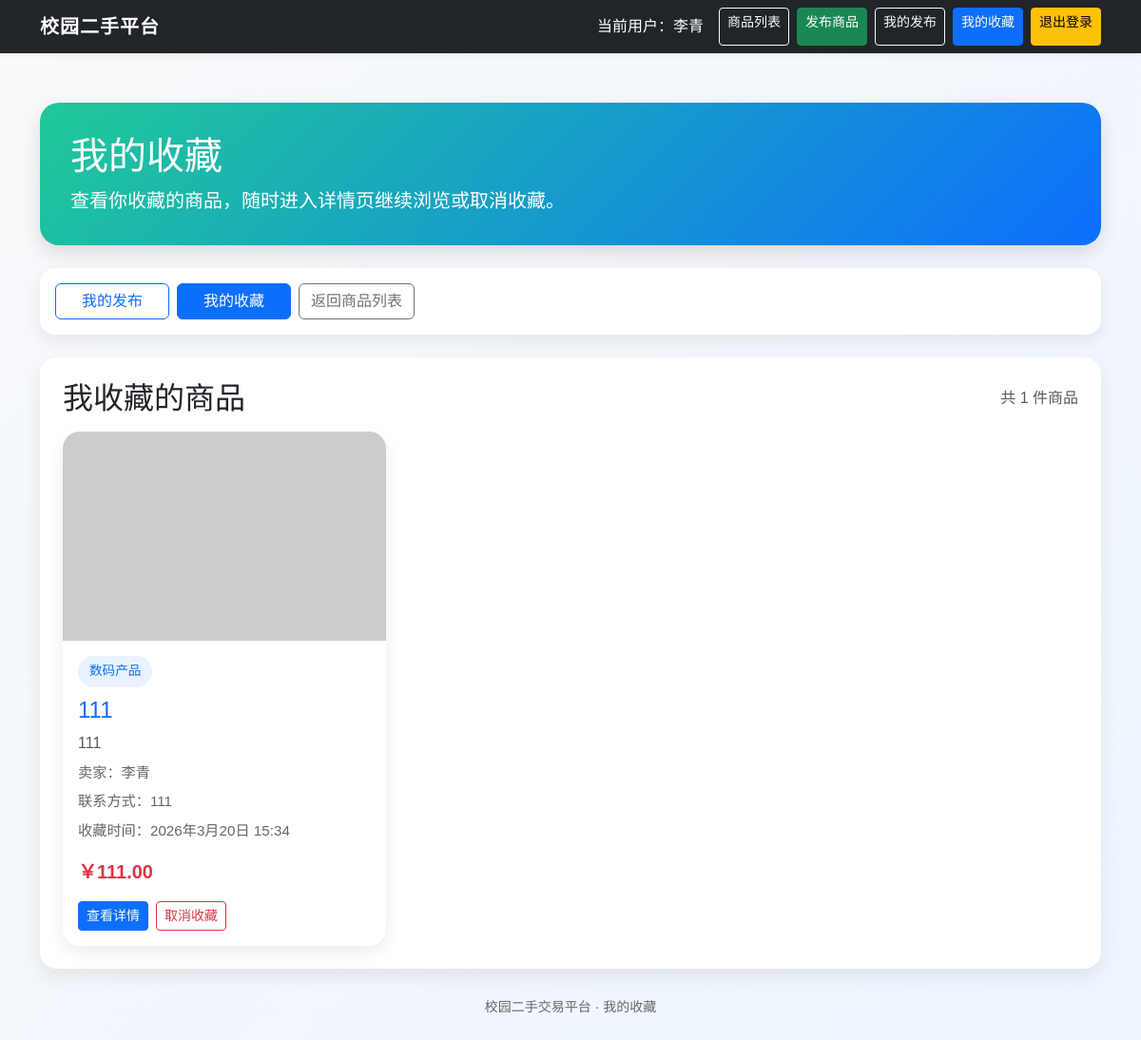
Page /favorites/my/ (signed in) on the committed database.
### favorites/models.py (models this page shows, shortened)
class Favorite(models.Model):
    user = models.ForeignKey(MarketUser, on_delete=models.CASCADE, related_name='favorites', verbose_name='用户')
    goods = models.ForeignKey(Goods, on_delete=models.CASCADE, related_name='favorited_by', verbose_name='商品')
    created_at = models.DateTimeField(auto_now_add=True, verbose_name='收藏时间')
    class Meta:
        unique_together = ('user', 'goods')
        verbose_name = '收藏'
        verbose_name_plural = '收藏'

### goods/models.py (models this page shows, shortened)
class Goods(models.Model):
    title = models.CharField(max_length=100, verbose_name='商品标题')
    description = models.TextField(verbose_name='商品描述')
    price = models.DecimalField(max_digits=10, decimal_places=2, verbose_name='价格')
    contact = models.CharField(max_length=50, verbose_name='联系方式')
    user = models.ForeignKey(MarketUser, on_delete=models.CASCADE, verbose_name='发布人', null=True, blank=True)
    category = models.ForeignKey(Category, on_delete=models.CASCADE, verbose_name='商品分类', null=True, blank=True)
    image = models.ImageField(upload_to='products/', blank=True, null=True, verbose_name='商品图片')
    created_at = models.DateTimeField(auto_now_add=True, verbose_name='发布时间')

class Category(models.Model):
    name = models.CharField(max_length=50, unique=True, verbose_name='分类名称')
    created_at = models.DateTimeField(auto_now_add=True, verbose_name='创建时间')

### users/models.py (models this page shows, shortened)
class MarketUser(models.Model):
    username = models.CharField(max_length=50, unique=True, verbose_name='用户名')
    email = models.EmailField(unique=True, verbose_name='邮箱')
    password = models.CharField(max_length=255, verbose_name='密码')
    created_at = models.DateTimeField(auto_now_add=True, verbose_name='创建时间')

### favorites/views.py (the view)
# urls.py: path('my/', views.my_favorites, name='my_favorites'),
def my_favorites(request):
    user_id = request.session.get('user_id')
    if not user_id:
        return redirect('/users/login/')
    favorite_list = Favorite.objects.filter(user_id=user_id).select_related('goods').order_by('-id')
    username = request.session.get('username', '')
    return render(request, 'my_favorites.html', {
        'favorite_list': favorite_list,
        'username': username
    })

### templates/my_favorites.html (shortened to what this page needs)
<!DOCTYPE html>
<html lang="zh-CN">
<head>
    <link href="https://cdn.jsdelivr.net/npm/bootstrap@5.3.3/dist/css/bootstrap.min.css" rel="stylesheet">
</head>
<body>
<nav class="navbar navbar-expand-lg navbar-dark bg-dark shadow-sm">
    <div class="container">
        <a class="navbar-brand" href="/goods/list/">校园二手平台</a>
        <div class="d-flex flex-wrap gap-2">
            <span class="navbar-text text-white me-2">当前用户：{{ username }}</span>
            <a href="/goods/list/" class="btn btn-outline-light btn-sm">商品列表</a>
            <a href="/goods/create/" class="btn btn-success btn-sm">发布商品</a>
            <a href="/goods/my/" class="btn btn-outline-light btn-sm">我的发布</a>
            <a href="/favorites/my/" class="btn btn-primary btn-sm">我的收藏</a>
            <a href="/users/logout/" class="btn btn-warning btn-sm">退出登录</a>
        </div>
    </div>
</nav>
<div class="container py-4">
    <div class="page-header">
        <h1 class="mb-2">我的收藏</h1>
        <p class="mb-0 fs-5">查看你收藏的商品，随时进入详情页继续浏览或取消收藏。</p>
    </div>
    <div class="tabs-box d-flex flex-wrap gap-2">
        <a href="/goods/my/" class="btn btn-outline-primary">我的发布</a>
        <a href="/favorites/my/" class="btn btn-primary">我的收藏</a>
        <a href="/goods/list/" class="btn btn-outline-secondary">返回商品列表</a>
    </div>
    <div class="section-card">
        <div class="d-flex justify-content-between align-items-center mb-3">
            <h2 class="mb-0">我收藏的商品</h2>
            <span class="text-muted">共 {{ favorite_list|length }} 件商品</span>
        </div>
        {% if favorite_list %}
            <div class="row g-4">
                {% for item in favorite_list %}
                    <div class="col-md-6 col-lg-4">
                        <div class="goods-card">
                            {% if item.goods.image %}
                                <img src="{{ item.goods.image.url }}" alt="{{ item.goods.title }}" class="goods-image">
                            {% else %}
                                <img src="https://via.placeholder.com/600x400?text=No+Image" alt="{{ item.goods.title }}" class="goods-image">
                            {% endif %}
                            <div class="p-3">
                                <div class="badge-category">
                                    {{ item.goods.category.name|default:"未分类" }}
                                </div>
                                <h4 class="mb-2">
                                    <a href="/goods/detail/{{ item.goods.id }}/" class="text-decoration-none">
                                        {{ item.goods.title }}
                                    </a>
                                </h4>
                                <p class="text-muted mb-2">
                                    {{ item.goods.description|truncatechars:50 }}
                                </p>
                                <div class="meta-text">卖家：{{ item.goods.user.username }}</div>
                                <div class="meta-text">联系方式：{{ item.goods.contact }}</div>
                                <div class="meta-text">收藏时间：{{ item.created_at|date:"Y年n月j日 H:i" }}</div>
                                <div class="price-text mt-3 mb-3">￥{{ item.goods.price|default:"0.00" }}</div>
                                <div class="d-flex flex-wrap gap-2">
                                    <a href="/goods/detail/{{ item.goods.id }}/" class="btn btn-primary btn-sm">查看详情</a>
                                    <a href="/favorites/toggle/{{ item.goods.id }}/" class="btn btn-outline-danger btn-sm">取消收藏</a>
                                </div>
                            </div>
                        </div>
                    </div>
                {% endfor %}
            </div>
        {% else %}
            <div class="empty-box">
                <h4 class="mb-3">你还没有收藏商品</h4>
                <p class="mb-3">去商品列表看看有没有你喜欢的商品吧。</p>
                <a href="/goods/list/" class="btn btn-primary">去逛一逛</a>
            </div>
        {% endif %}
    </div>
    <div class="footer-text">
        校园二手交易平台 · 我的收藏
    </div>
</div>
</body>
</html>

### templates/my_favorites.html (style rules this page uses)
body { background: linear-gradient(135deg, #f8f9fa, #eef5ff); font-family: "Microsoft YaHei", sans-serif; }
.navbar-brand { font-weight: bold; letter-spacing: 1px; }
.page-header { background: linear-gradient(135deg, #20c997, #0d6efd); color: white; border-radius: 20px; padding: 32px; box-shadow: 0 8px 20px rgba(0, 0, 0, 0.12); margin-top: 28px; }
.tabs-box { background: #fff; border-radius: 16px; padding: 16px; box-shadow: 0 6px 18px rgba(0, 0, 0, 0.08); margin-top: 24px; }
.tabs-box .btn { min-width: 120px; }
.section-card { background: #fff; border-radius: 18px; padding: 24px; box-shadow: 0 8px 20px rgba(0, 0, 0, 0.08); margin-top: 24px; }
.goods-card { border: none; border-radius: 18px; overflow: hidden; box-shadow: 0 6px 18px rgba(0, 0, 0, 0.08); transition: transform 0.25s ease, box-shadow 0.25s ease; height: 100%; background: #fff; }
.goods-image { width: 100%; height: 220px; object-fit: cover; background-color: #f2f2f2; }
.price-text { color: #dc3545; font-size: 1.25rem; font-weight: bold; }
.meta-text { color: #666; font-size: 0.95rem; margin-bottom: 8px; }
.badge-category { background-color: #e9f2ff; color: #0d6efd; border-radius: 30px; padding: 6px 12px; font-size: 0.85rem; display: inline-block; margin-bottom: 10px; }
.footer-text { color: #666; font-size: 14px; text-align: center; margin: 30px 0 15px; }

### rows in the picture
Favorite: goods.category.name "数码产品", goods "111", goods.description "111", goods.user.username "李青", goods.contact "111", created_at "2026年3月20日 15:34", goods.price "111.00"

### other values in the picture
{{ username }} "李青"
{{ favorite_list|length }} "1"
